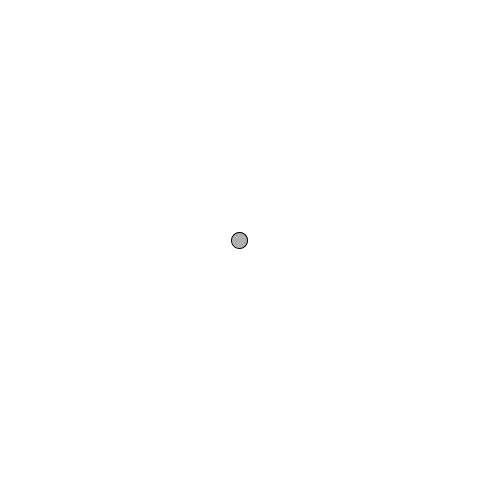
Frame 1 (no input)
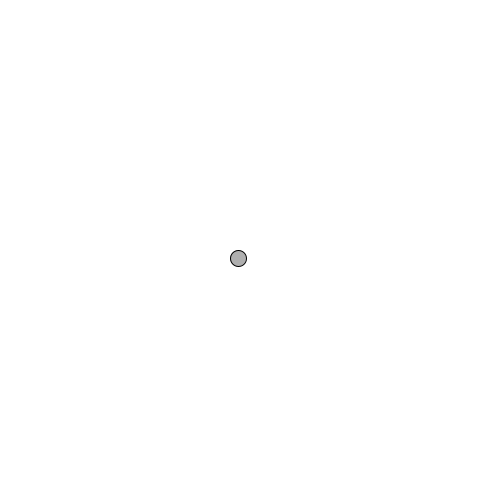
Frame 60 (the mouse pressed at the canvas centre just before this capture)
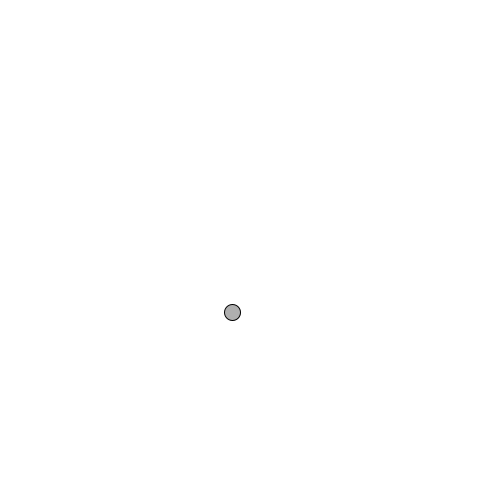
Frame 120 (the mouse held since frame 60 and released just before this capture)

The Processing sketch that drew these frames (run headless with seeded random() and noise(); from frame 60 on, the mouse is pressed at the canvas centre):

// Processing sketch: moveCar
// ── moveCar.pde
class PVector {

  float x, y;

  PVector(float x_, float y_) {
    x=x_;
    y=y_;
  };
  void add(PVector v ) {
    y=y+v.y;
    x=x+v.x;
  };
  void sub(PVector v ) {
    y=y-v.y;
    x=x-v.x;
  };
  float mag() {
    return sqrt(x*x+y*y);
  };
  void mult(float n) {
    x=x*n;
    y=y*n;
  };
  void div(float n) {
    x=x/n;
    y=y/n;
  };
  void normalize() {
    float m=mag();
    if (m!=0) {
      div(m);
    }
  } ; 
  
  void limit(float max) {
    if ( mag()>max) { 
      normalize();//速度是矢量 不能只对x y分量限制 所以要先单位化 然后乘标量
      mult(max);
    };
    //if(y>10){
    //y=max;
    //}
  };
};

class Mover {

  PVector location;
  PVector velocity;
  PVector acceleration;
  float topspeed;

  Mover() {

    location=new PVector(width/2, height/2);
    velocity=new PVector(0, 0);
    acceleration =new PVector(-0.001, 0.01);
    topspeed=10;
} 

  void update() {
    velocity.add(acceleration);
    location.add(velocity);
    velocity.limit(topspeed);
}

  void display() {
    stroke(0);
    fill(175);
    ellipse(location.x, location.y, 16, 16);
  }

  void checkEdges() {
    if (location.x>width) {
      location.x=0;
    } else if (location.x<0) {
      location.x=width;
    }
    if (location.y>height) {
      location.y=0;
    } else if (location.y<0) {
      location.y=height;
    }
  }
}


Mover mover;
float w;

void setup()
{
  size(480, 480);
  mover =new Mover();
};

void draw() {
  background(255);
  mover.update();
  mover.velocity.limit(10);
  w=(float)mover.velocity.mag();
  println(w);
  mover.checkEdges();
  mover.display();
}
